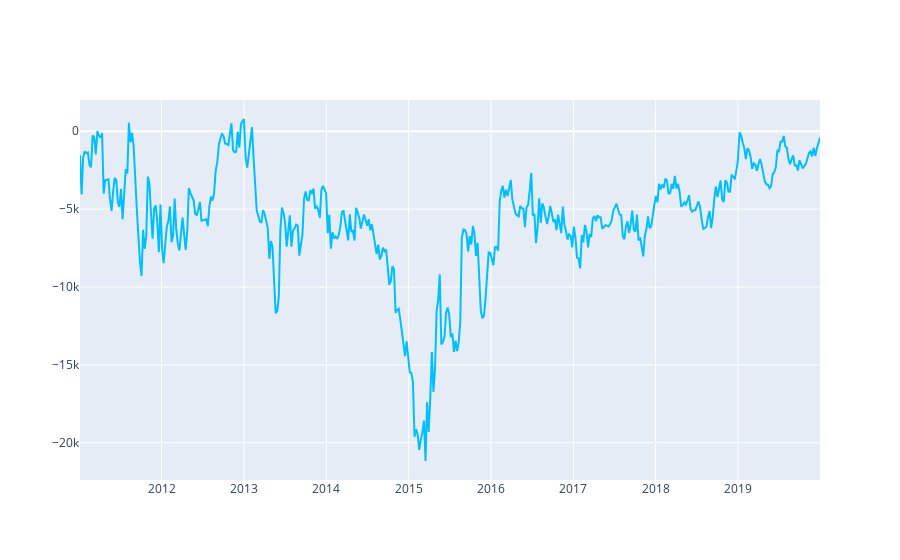

Notebook code cell kept with this figure:
### Code cell
fig = go.Figure()
fig.add_trace(go.Scatter(x=test.Date, y=test['Sum'], name="Sum", line_color='deepskyblue'))
fig.show()

### Figure 1 — Plotly figure (JSON) as saved in the notebook; plotly's stock layout.template omitted (floating-point values rounded to 4 significant figures; data arrays with more than 128 entries replaced by an {"elided": "..."} marker saying what was removed)
{"data": [{"line": {"color": "deepskyblue"}, "name": "Sum", "type": "scatter", "x": {"elided": "462 str values"}, "y": {"elided": "462 int values"}}], "layout": {}}
